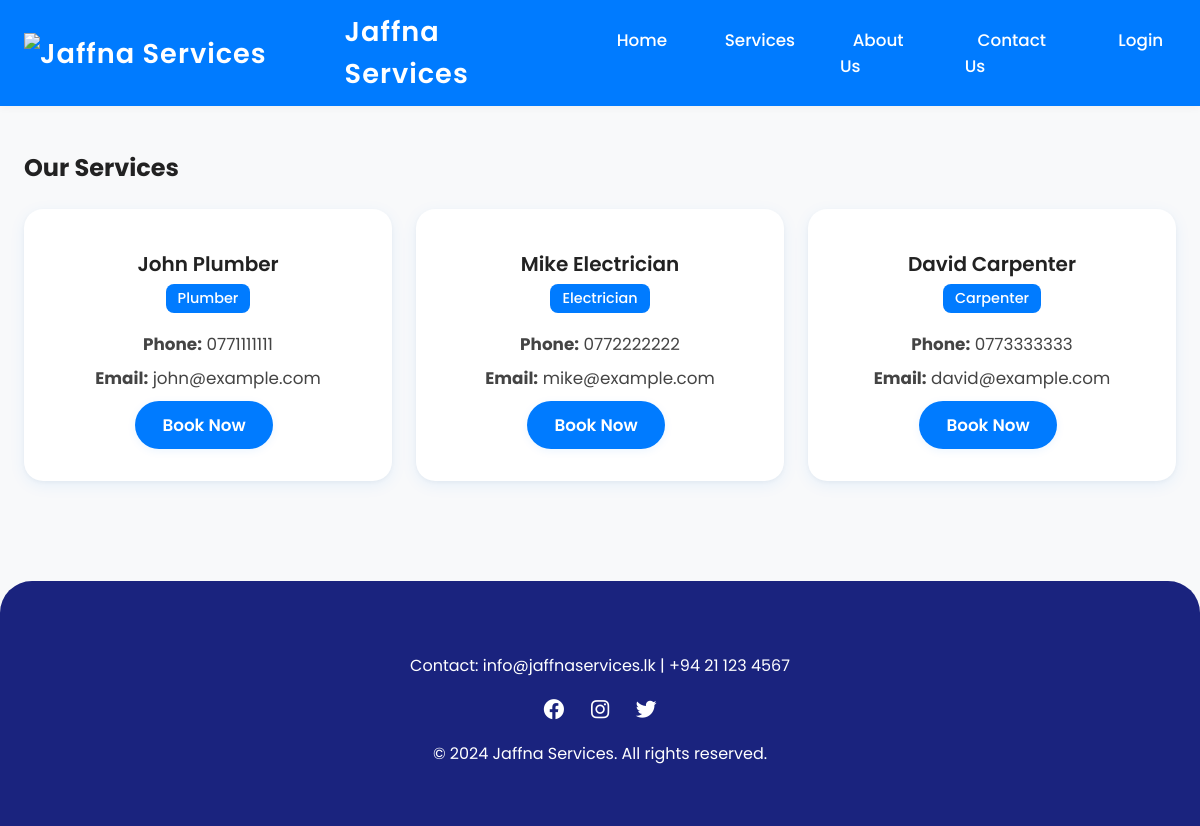
/services.php, run on the app's committed database.
### tables this page shows
CREATE TABLE IF NOT EXISTS `servisors` (
    `id` int(11) NOT NULL AUTO_INCREMENT,
    `name` varchar(100) NOT NULL,
    `email` varchar(100) NOT NULL UNIQUE,
    `phone` varchar(20) NOT NULL,
    `password` varchar(255) NOT NULL,
    `service_type` enum('Plumber', 'Mason', 'Electrician', 'Carpenter', 'Technician') NOT NULL,
    `profile_image` varchar(255) DEFAULT NULL,
    `is_approved` tinyint(1) DEFAULT 0,
    `created_at` timestamp DEFAULT CURRENT_TIMESTAMP,
    PRIMARY KEY (`id`)
);

### services.php (the view)
<?php include 'includes/header.php'; ?>
<?php include 'includes/db.php'; ?>
<main class="container">
    <h2>Our Services</h2>
    <div class="services-list">
    <?php
    $servisors = $conn->query('SELECT * FROM servisors WHERE is_approved = 1 ORDER BY service_type, name ASC');
    if ($servisors && $servisors->num_rows > 0) {
        while ($servisor = $servisors->fetch_assoc()) {
            echo '<div class="card" style="text-decoration:none; margin-bottom: 20px;">';
            echo '<h3>' . htmlspecialchars($servisor['name']) . '</h3>';
            echo '<span style="background:#007bff;color:white;padding:4px 12px;border-radius:8px;font-size:0.9em;margin-bottom:10px;display:inline-block;">' . htmlspecialchars($servisor['service_type']) . '</span>';
            echo '<p><strong>Phone:</strong> ' . htmlspecialchars($servisor['phone']) . '</p>';
            echo '<p><strong>Email:</strong> ' . htmlspecialchars($servisor['email']) . '</p>';
            echo '<a href="booking.php?servisor_id=' . $servisor['id'] . '" class="btn" style="margin-top: 10px;">Book Now</a>';
            echo '</div>';
        }
    } else {
        echo '<div class="card">No servisors available yet.</div>';
    }
    ?>
    </div>
</main>
<?php include 'includes/footer.php'; ?>

### assets/css/style.css (style rules this page uses)
body { font-family: 'Poppins', 'Inter', Arial, sans-serif; margin: 0; padding: 0; background: #f8f9fa; color: #222; }
.container { max-width: 1200px; margin: 0 auto; padding: 1.5rem; }
.services-list { display: flex; flex-wrap: wrap; gap: 1.5rem; margin: 1.5rem 0; justify-content: center; }
.card { background: #fff; border-radius: 1.2rem; box-shadow: 0 4px 16px rgba(0,123,255,0.08), 0 1.5px 4px rgba(0,0,0,0.04); padding: 2rem 1.5rem 1.5rem 1.5rem; min-width: 220px; max-width: 320px; flex: 1 1 260px; display: flex; flex-direction: column; align-items: center; transition: box-shadow 0.2s, transform 0.2s; margin-bottom: 0.5rem; position: relative; }
.card h3 { margin: 0.5rem 0 0.3rem 0; font-size: 1.25rem; font-weight: 600; }
.card span { margin-bottom: 0.5rem; background: #e3f0ff; color: #007BFF; padding: 0.2rem 0.8rem; border-radius: 1rem; font-size: 0.95em; font-weight: 500; display: inline-block; }
.card p { color: #444; font-size: 1.05rem; margin: 0.5rem 0 0 0; text-align: center; }
.btn { background: #007BFF; color: #fff; border: none; padding: 0.7rem 1.7rem; border-radius: 2rem; font-size: 1.05rem; cursor: pointer; margin: 0.5rem 0.5rem 0.5rem 0; transition: background 0.2s, box-shadow 0.2s; text-decoration: none; display: inline-block; font-weight: 600; box-shadow: 0 2px 8px rgba(0,123,255,0.08); }

### data on the page
servisors: name "John Plumber", service_type "Plumber", phone "0771111111", email "john@example.com"
servisors: name "Mike Electrician", service_type "Electrician", phone "0772222222", email "mike@example.com"
servisors: name "David Carpenter", service_type "Carpenter", phone "0773333333", email "david@example.com"
